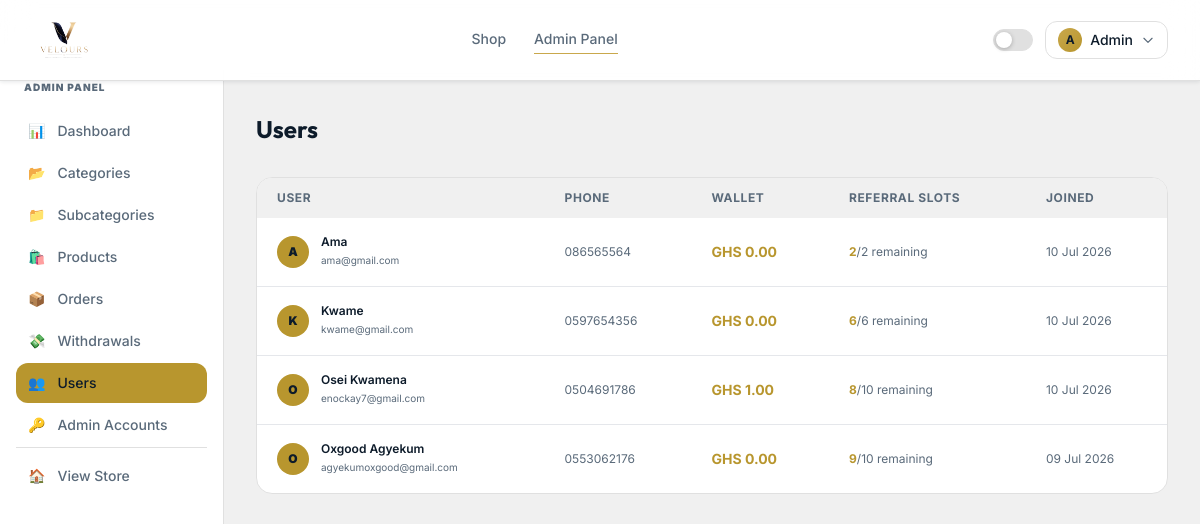
Page /admin/users (signed in) on the committed database.
### app/models.py (models this page shows, shortened)
class User(UserMixin, db.Model):
    __tablename__ = 'users'
    id = db.Column(db.Integer, primary_key=True)
    name = db.Column(db.String(100), nullable=False)
    email = db.Column(db.String(150), unique=True, nullable=False)
    phone = db.Column(db.String(20), nullable=True)
    password_hash = db.Column(db.String(255), nullable=False)
    is_admin = db.Column(db.Boolean, default=False)
    is_active = db.Column(db.Boolean, default=True)
    referral_code = db.Column(db.String(12), unique=True, nullable=True)
    referral_unlocked = db.Column(db.Boolean, default=False)
    referral_slots_total = db.Column(db.Integer, default=0)
    referral_slots_used = db.Column(db.Integer, default=0)
    referred_by_id = db.Column(db.Integer, db.ForeignKey('users.id'), nullable=True)
    wallet_balance = db.Column(db.Float, default=0.0)
    created_at = db.Column(db.DateTime, default=datetime.utcnow)
    orders = db.relationship('Order', backref='buyer', lazy=True, foreign_keys='Order.user_id')
    commissions = db.relationship('Commission', backref='earner', lazy=True, foreign_keys='Commission.referrer_id')
    referred_users = db.relationship('User', backref=db.backref('referred_by', remote_side=[id]), lazy=True)
    @property
    def referral_slots_remaining(self):
        return max(0, self.referral_slots_total - self.referral_slots_used)

### app/blueprints/admin.py (the view)
@admin_bp.route('/users')
@admin_required
def users():
    return render_template('admin/users.html',
                           users=User.query.filter_by(is_admin=False).order_by(User.created_at.desc()).all())

### app/blueprints/admin.py (called while the page is built)
def admin_required(f):
    @wraps(f)
    @login_required
    def decorated(*args, **kwargs):
        if not current_user.is_admin:
            flash('Admin access required.', 'error')
            return redirect(url_for('store.index'))
        return f(*args, **kwargs)
    return decorated

### app/templates/admin/users.html (shortened to what this page needs)
{% extends 'admin/base_admin.html' %}
{% block admin_content %}
<div class="fade-in">
  <h1 class="font-display text-2xl font-bold mb-8" style="color:var(--text-primary)">Users</h1>
  <div class="card rounded-2xl overflow-hidden">
    <table class="w-full text-sm">
      <thead style="background:var(--bg-primary)">
        <tr>
          {% for h in ['User', 'Phone', 'Wallet', 'Referral Slots', 'Joined'] %}
          <th class="px-5 py-3 text-left text-xs font-bold text-muted uppercase tracking-wider">{{ h }}</th>
          {% endfor %}
        </tr>
      </thead>
      <tbody class="divide-y divide-themed">
        {% for u in users %}
        <tr class="hover:bg-gold-500/3 transition-colors">
          <td class="px-5 py-4">
            <div class="flex items-center gap-3">
              <div class="w-8 h-8 rounded-full bg-gold-500 flex items-center justify-center flex-shrink-0">
                <span class="text-blueblack font-black text-xs">{{ u.name[0].upper() }}</span>
              </div>
              <div>
                <p class="font-semibold text-xs" style="color:var(--text-primary)">
                  {{ u.name }}{% if u.is_admin %} <span class="ml-1 bg-gold-500/10 text-gold-500 text-[10px] px-1.5 py-0.5 rounded-full font-bold">Admin</span>{% endif %}
                </p>
                <p class="text-[10px] text-muted">{{ u.email }}</p>
              </div>
            </div>
          </td>
          <td class="px-5 py-4 text-xs text-muted">{{ u.phone or '—' }}</td>
          <td class="px-5 py-4 font-bold text-gold-500">GHS {{ '%.2f'|format(u.wallet_balance) }}</td>
          <td class="px-5 py-4 text-xs text-muted">
            {% if u.referral_unlocked %}
            <span class="text-gold-500 font-bold">{{ u.referral_slots_remaining }}</span>/{{ u.referral_slots_total }} remaining
            {% else %}
            <span class="text-muted">Locked</span>
            {% endif %}
          </td>
          <td class="px-5 py-4 text-xs text-muted">{{ u.created_at.strftime('%d %b %Y') }}</td>
        </tr>
        {% endfor %}
      </tbody>
    </table>
  </div>
</div>
{% endblock %}

### app/templates/base.html (shortened to what this page needs)
<!DOCTYPE html>
<html lang="en" id="html-root" class="scroll-smooth">
<head>
  <script src="https://cdn.tailwindcss.com"></script>
</head>
<body>
<nav class="nav-bg sticky top-0 z-50 border-b border-themed">
  <div class="max-w-7xl mx-auto px-4 sm:px-6 lg:px-8">
    <div class="flex items-center justify-between h-20">
      <a href="{{ url_for('store.index') }}" class="flex items-center gap-2.5 group">
        <img src="{{ url_for('static', filename='img/logo.png') }}"
             alt="{{ APP_NAME }}"
             class="h-16 w-auto object-contain"
             onerror="this.style.display='none'; this.nextElementSibling.style.display='flex'"/>
      </a>
      <div class="hidden md:flex items-center gap-7">
        <a href="{{ url_for('store.shop') }}"
           class="nav-link text-sm font-medium text-muted hover:text-accent transition-colors pb-0.5
           {% if request.endpoint == 'store.shop' %}active{% endif %}">Shop</a>
        {% if current_user.is_authenticated %}
          {% if current_user.is_admin %}
          <a href="{{ url_for('admin.dashboard') }}"
             class="nav-link text-sm font-medium text-muted hover:text-accent transition-colors pb-0.5
             {% if request.endpoint and 'admin' in request.endpoint %}active{% endif %}">Admin Panel</a>
          {% else %}
          <a href="{{ url_for('dashboard.index') }}"
             class="nav-link text-sm font-medium text-muted hover:text-accent transition-colors pb-0.5
             {% if request.endpoint == 'dashboard.index' %}active{% endif %}">Dashboard</a>
          {% endif %}
        {% endif %}
      </div>
      <div class="flex items-center gap-3">
        <div id="theme-toggle" class="theme-pill" onclick="toggleTheme()" title="Toggle theme">
          <div class="theme-pill-dot"></div>
        </div>
        {% if current_user.is_authenticated %}
        <div class="relative" x-data="{ open:false }">
          <button @click="open=!open"
                  class="flex items-center gap-2 px-3 py-1.5 rounded-xl border border-themed hover:border-gold-400 transition-all"
                  style="border-color:var(--border)">
            <div class="w-6 h-6 rounded-full flex items-center justify-center"
                 style="background:linear-gradient(135deg,#C9A84C,#B8962E)">
              <span class="text-navy font-bold text-xs">{{ current_user.name[0].upper() }}</span>
            </div>
            <span class="text-sm font-medium hidden sm:block" style="color:var(--text-primary)">
              {{ current_user.name.split()[0] }}
            </span>
            <svg class="w-3.5 h-3.5 text-muted" fill="none" stroke="currentColor" viewBox="0 0 24 24">
              <path stroke-linecap="round" stroke-linejoin="round" stroke-width="2" d="M19 9l-7 7-7-7"/>
            </svg>
          </button>
        </div>
        {% else %}
        <a href="{{ url_for('auth.login') }}"
           class="text-sm font-medium text-muted hover:text-accent transition-colors">Sign in</a>
        <a href="{{ url_for('auth.register') }}"
           class="btn-gold px-4 py-2 rounded-xl text-sm">Join Free</a>
        {% endif %}
      </div>
    </div>
  </div>
</nav>
<main>{% block content %}{% endblock %}</main>
</body>
</html>

### app/templates/base.html (style rules this page uses)
:root { --bg-primary: #f0f0f0; --bg-card: #ffffff; --bg-nav: rgba(255,255,255,0.94); --border: #e0e0e0; --text-primary: #0D1B2A; --text-muted: #5a6a7a; --gold: #C9A84C; --gold-hover: #B8962E; --gold-glow: rgba(201,168,76,0.22); --nav-shadow: 0 1px 4px rgba(13,27,42,0.10); }
body { background-color: var(--bg-primary); color: var(--text-primary); font-family: 'Inter', sans-serif; transition: background-color 0.3s ease, color 0.3s ease; }
.card { background: var(--bg-card); border: 1px solid var(--border); }
.text-muted { color: var(--text-muted); }
.nav-bg { background: var(--bg-nav); box-shadow: var(--nav-shadow); backdrop-filter: blur(16px); -webkit-backdrop-filter: blur(16px); }
.border-themed { border-color: var(--border); }
.fade-in { animation: fadeUp 0.38s cubic-bezier(0.22,1,0.36,1) both; }
.nav-link { position: relative; }
.nav-link::after { content:''; position:absolute; bottom:-3px; left:0; right:0; height:1.5px; background:var(--gold); transform:scaleX(0); transition:transform 0.2s ease; transform-origin:center; }
.nav-link:hover::after, .nav-link.active::after { transform:scaleX(1); }
.theme-pill { width:40px; height:22px; background:var(--border); border-radius:11px; position:relative; cursor:pointer; transition:background 0.3s; border:1px solid var(--border); }
.theme-pill-dot { width:16px; height:16px; background:#fff; border-radius:50%; position:absolute; top:2px; left:2px; transition:transform 0.3s; box-shadow:0 1px 4px rgba(0,0,0,0.25); }

### rows in the picture
User: name "A", name "Admin"
User: name "A", name "Ama", email "ama@gmail.com", phone "086565564", wallet_balance "0.00", referral_slots_remaining "2", referral_slots_total "2", created_at "10 Jul 2026"
User: name "K", name "Kwame", email "kwame@gmail.com", phone "0597654356", wallet_balance "0.00", referral_slots_remaining "6", referral_slots_total "6", created_at "10 Jul 2026"
User: name "O", name "Osei Kwamena", email "enockay7@gmail.com", phone "0504691786", wallet_balance "1.00", referral_slots_remaining "8", referral_slots_total "10", created_at "10 Jul 2026"
User: name "O", name "Oxgood Agyekum", email "agyekumoxgood@gmail.com", phone "0553062176", wallet_balance "0.00", referral_slots_remaining "9", referral_slots_total "10", created_at "09 Jul 2026"

### other values in the picture
{{ icon }} "📊" "📂" "📁" "🛍️" "📦" "💸" "👥" "🔑"
{{ label }} "Dashboard" "Categories" "Subcategories" "Products" "Orders" "Withdrawals" "Users" "Admin Accounts"
{{ h }} "USER" "PHONE" "WALLET" "REFERRAL SLOTS" "JOINED"
